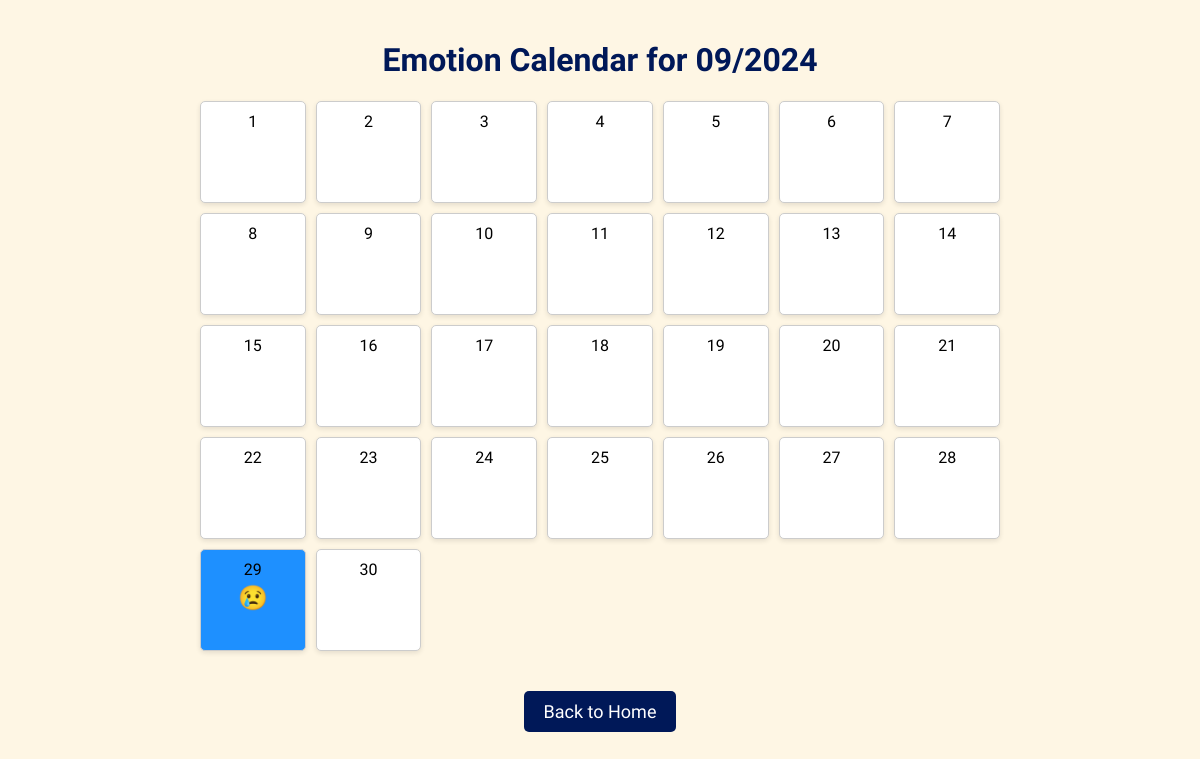
The page /calendar-view on the database as committed earlier.
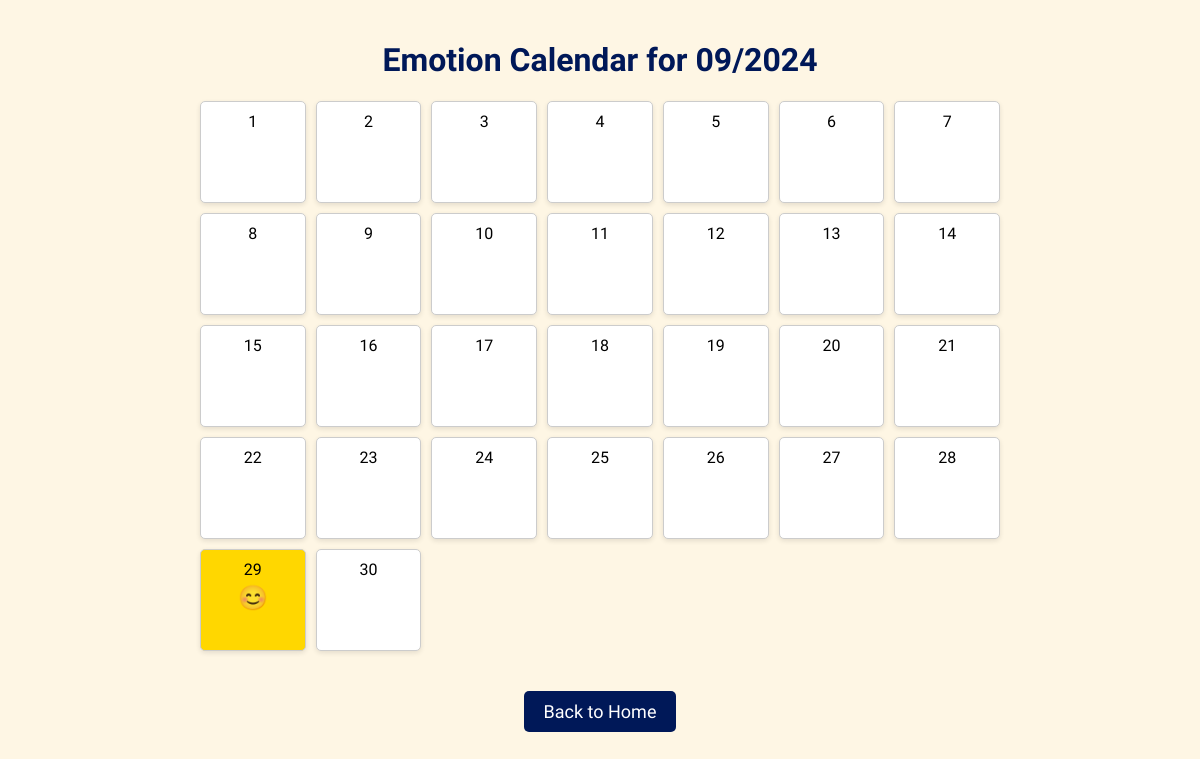
The same page on the database as committed later.
### tables this page shows
CREATE TABLE emotions (
            id INTEGER PRIMARY KEY AUTOINCREMENT,
            emotion TEXT NOT NULL,
            note TEXT,
            timestamp DATETIME DEFAULT CURRENT_TIMESTAMP
        );

### app.py (the view)
@app.route('/calendar-view', methods=['GET', 'POST'])
def calendar_view():
    selected_month = request.args.get('month', None)
    selected_year = request.args.get('year', None)
    if not selected_month or not selected_year:
        today = datetime.today()
        selected_month = today.strftime('%m')
        selected_year = today.strftime('%Y')
    selected_month_int = int(selected_month)
    selected_year_int = int(selected_year)
    conn = sqlite3.connect('emotions.db')
    cursor = conn.cursor()
    cursor.execute('''
        SELECT DATE(timestamp) as date, emotion FROM emotions
        WHERE strftime('%m', timestamp) = ? AND strftime('%Y', timestamp) = ?
    ''', (selected_month, selected_year))
    notes = cursor.fetchall()
    conn.close()
    calendar_data = {}
    for date, emotion in notes:
        calendar_data[date] = emotion
    num_days = calendar.monthrange(selected_year_int, selected_month_int)[1]
    emotion_colors = {
        'happy': '#FFD700',
        'excited': '#FF4500',
        'angry': '#FF0000',
        'sad': '#1E90FF',
        'calm': '#32CD32'
    }
    emotion_emojis = {
        'happy': '😊',
        'excited': '🏎',
        'angry': '😡',
        'sad': '😢',
        'calm': '😌',
    }
    return render_template('calendar.html',
                           calendar_data=calendar_data,
                           emotion_colors=emotion_colors,
                           emotion_emojis=emotion_emojis,
                           selected_month=selected_month,
                           selected_year=selected_year,
                           num_days=num_days)

### templates/calendar.html (shortened to what this page needs)
<!DOCTYPE html>
<html lang="en">
<head>
</head>
<body>
    <h1>Emotion Calendar for {{ selected_month }}/{{ selected_year }}</h1>
    <div class="calendar">
        {% for day in range(1, num_days + 1) %}
            <div class="day"
                 style="background-color: {{ emotion_colors.get(calendar_data.get(selected_year ~ '-' ~ selected_month ~ '-' ~ '%02d' | format(day)), '#ffffff') }}">
                <a href="/view-notes-by-date/{{ selected_year }}-{{ selected_month }}-{{ '%02d' | format(day) }}">
                    <div>{{ day }}</div>
                    {% if calendar_data.get(selected_year ~ '-' ~ selected_month ~ '-' ~ '%02d' | format(day)) %}
                        <div class="emoji">{{ emotion_emojis.get(calendar_data.get(selected_year ~ '-' ~ selected_month ~ '-' ~ '%02d' | format(day))) }}</div>
                    {% endif %}
                </a>
            </div>
        {% endfor %}
    </div>
    <a href="{{ url_for('index') }}" class="btn">Back to Home</a>
</body>
</html>

### templates/calendar.html (style rules this page uses)
body { font-family: 'Baloo 2', cursive; background-color: #fef6e4; text-align: center; margin: 0; padding: 20px; }
h1 { color: #001858; }
.calendar { display: grid; grid-template-columns: repeat(7, 1fr); gap: 10px; max-width: 800px; margin: 20px auto; }
.day { border: 1px solid #ccc; padding: 10px; text-align: center; background-color: #fff; border-radius: 5px; box-shadow: 0 2px 5px rgba(0, 0, 0, 0.1); transition: background-color 0.3s ease; min-height: 80px; }
.emoji { font-size: 24px; margin-top: 5px; }
a { text-decoration: none; color: inherit; }
.btn { display: inline-block; padding: 10px 20px; background-color: #001858; color: white; text-decoration: none; font-size: 18px; border-radius: 5px; margin-top: 20px; }

Rows that differ between the two databases and show on the page:
no longer on this page (row unchanged): emotions: get "😢"
added emotions: get "😊"
Other text that changed with them:
new list line: "29"
list line gone: "29"
